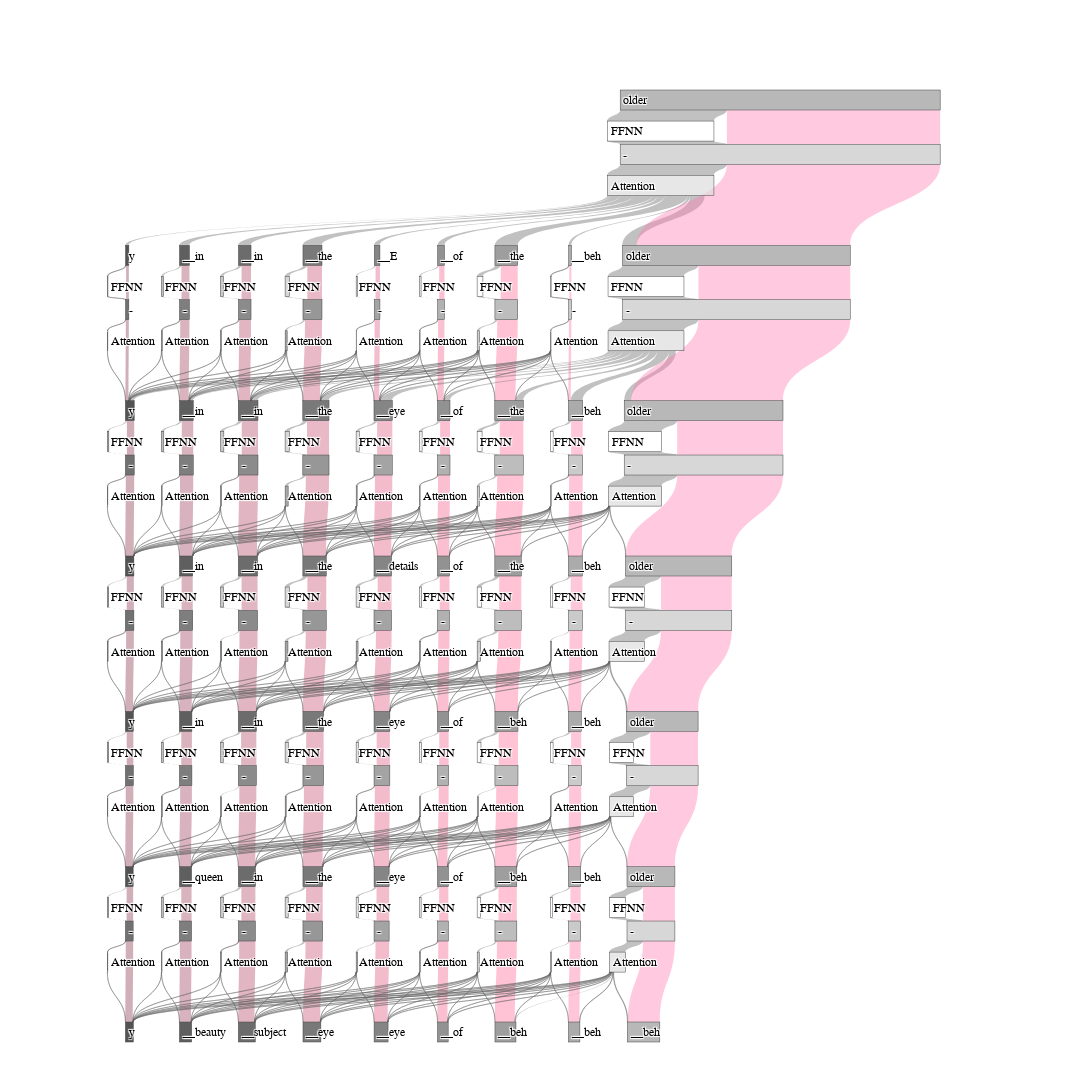

This figure's notebook cell:
### Code cell
### PARAMETERS
# DATA
df = dfs["interpolate"] # Dataframe to take labels from
row_index = 0 # Row of starting token (where 0 corresponds to the top row, and n_layers - 1 corresponds to the bottom row)
token_index = 9 # Position index of starting token (where 0 is first token of the input sequence)
rowlimit = 5 # Limit number of layers to visualize
multirep = False # Accomodate for each token having multiple labels
show_0 = False
# COLORS
colormap = cycle(["#FF6692"]) # Colors -- colormap = cycle(px.colors.qualitative.Plotly)
#colormap = cycle(px.colors.qualitative.Plotly)
color_change_count_threshold = 3 # Number of virtual rows that should have the same color associated to them # TODO fix second row colors
color_brightness_range = (-0.5, 0.2) # Brightness range for tokens color gradient
node_opacity = 0.7 # Opacity of nodes
link_opacity = 0.4 # Opacity of links
non_residual_link_color = (100, 100, 100) # Default color for non-resiudal links
default_node_color = (220, 220, 220) # Default color for nodes
color_nodes = False # If set to true, color nodes based on the colormap, otherwise all nodes will have their default color
extra_brightness_map = {"Node": -0.5, "FFNN": 0.15, "Attention": -0.15, "Intermediate": -0.3}
# LAYOUT
print_indexes = False
rescale_factor = 3
fixed_offsets = {"Node": 0, "FFNN": 0.02, "Attention": 0.02, "Intermediate": 0}
sankey_zero = 0.000000000000001 # Correction to avoid feeding nodes with a coordinate value of 0, which causes problems with Plotly Sankey Diagrams
size = 1200 # Size of square canvas

### DERIVED PARAMETERS
#df = df if show_0 else df.iloc[: , 1:]
att = attentions[-1] if show_0 else [np.array([[0 if i == 0 or j == 0 else e2 for j,e2 in enumerate(e1)] for i,e1 in enumerate(row)]) for row in attentions[-1]] # Attentions
linkinfo = {"attentions": att, "residuals": res_percent, "attn_states": attn_percent, "mlp_states": mlp_percent} # Aggregated intermediate weights information
token_label = df.iloc[row_index].iloc[token_index] # Label information of the initial token

# Rescales values of a list inside a given range, if invert is set to True, the range is flipped
def rescale_list(l, range_min=0, range_max=1, old_min=None, old_max=None, invert=False):
    if old_max == None:
        old_max = max(l)
    if old_min == None:
        old_min = min(l)
    old_range = old_max - old_min
    new_range = range_max - range_min

    invert_k = 0
    invert_a = 1
    if invert:
        invert_k = old_max
        invert_a = -1

    return [ range_min + (((invert_k + (invert_a * (el - old_min))) * new_range ) / old_range) for el in l ]

# Given a list and a list of indexes that have been previously sorted, restore the original order of the list
def restore_list_order(l, indexes):
    return [l[indexes.index(i)] for i in range(0, len(indexes))]

# Return a list of RGBA color strings given a list of RGBA colors tuples
def build_rgba_from_tuples(l, opacity=1.0):
    return [f"rgba{el + (opacity,)}" if len(el) == 3 else f"rgba{el}" for el in l]

def change_color_brightness(rgb_color, brightness):
    delta_color = tuple([int((channel) * brightness) for channel in rgb_color])
    return tuple([sum(channel) for channel in zip(rgb_color, delta_color)])

# Generate diagram data
un, ov, vl, types, lab, elmap = cumulative_attention_traces_join_nodes(
    df, linkinfo, 
    row_index, [token_index], [0], 
    [1.0], 
    [token_label], 
    {(row_index, token_index): {"id": 0, "base": 1.0, "base_pow": 1, "type": "Node"}},
    rowlimit
)

# Handle multiple labels for tokens with multiple representations
nodes_extra = []
if multirep:
    nodes_extra = [{"text": l} for l in lab]
    lab = [l[0] for l in lab]
else:
    lab = [np.squeeze(l).item() for l in lab]
    nodes_extra = [{"text": l} for l in lab]

# Generate numbered labels
lab = [f"{k[1]} {lab[v['id']]}" if print_indexes and el["type"] in ["Node"] else lab[el['id']] for k,el in elmap.items()]

# Add non-rescaled info to links and nodes extra information
for k, el in elmap.items():
    nodes_extra[el["id"]] = nodes_extra[el["id"]] | {"v": el["base"]}
links_extra = [{"v": v, "type": t} for v, t in zip(vl, types)]

# Rescale node and link values by a rescale factor to fit into graph
rescaled_elmap = {k: el | {"base": el["base"] / rescale_factor } for k,el in elmap.items()}
rescaled_vl = [el / rescale_factor for el in vl]

# Create reverse mapping obtaining lists indexed by the node id and containing virtual coordinates and node values
revmap = [next(k for k,v in rescaled_elmap.items() if v["id"] == i) for i in range(len(rescaled_elmap.keys()))]
revmap_values = [next(v for k,v in rescaled_elmap.items() if v["id"] == i) for i in range(len(rescaled_elmap.keys()))]
revmap_x = [key[0] for key in revmap]
revmap_y = [key[1] for key in revmap]
# Sort reverse-mapped lists to perform transformations on them with more ease, while keeping an index list to reverse the sorting
revmap_indexes = [i for i in range(0,len(revmap))]
revmap_x_sort, revmap_y_sort, revmap_values_sort, revmap_indexes = zip(*sorted(zip(revmap_x, revmap_y, revmap_values, revmap_indexes), key=lambda x: x[0]))

# Build colors
node_colors = []
node_colors_ref = []
link_colors = []
current_color = next(colormap)
old_x = -1
change_count = color_change_count_threshold
# Node colors
for x, y, v in zip(revmap_x_sort, rescale_list(revmap_y_sort, range_min=color_brightness_range[0], range_max=color_brightness_range[1]), revmap_values_sort):
    # Color switching
    if x != old_x:
        if change_count > color_change_count_threshold:
            current_color = next(colormap)
            change_count = 0
        change_count += 1
    color_ref = change_color_brightness(px.colors.hex_to_rgb(current_color), y)
    node_colors_ref.append(color_ref)
    color = change_color_brightness(px.colors.hex_to_rgb(current_color) if color_nodes else default_node_color, y + extra_brightness_map[v["type"]])
    node_colors.append(color)
    old_x = x
node_colors = restore_list_order(node_colors, revmap_indexes)
node_colors_ref = restore_list_order(node_colors_ref, revmap_indexes)
# Link colors
link_colors = [node_colors_ref[el] if typ in ["residual"] else non_residual_link_color for typ, el in zip(types, un)]
# Convert colors and add opacities
node_colors = build_rgba_from_tuples(node_colors, node_opacity)
link_colors = build_rgba_from_tuples(link_colors, link_opacity)

# Generate columns based on maximum node width for each column to fit nodes into
col_pad = 0.05
columns_width = [max([v["base"] if y == y_index else 0 for (y, v) in zip(revmap_y_sort, revmap_values_sort)]) for y_index in range(0, 10)]
s = sum(columns_width) + col_pad * len(columns_width)
columns_width = [w/s + col_pad for w in columns_width]
columns_ys = []
tot_w = 0
for w in columns_width:
    columns_ys.append(tot_w)
    tot_w += w

# Adjust coordinates 
revmap_x = rescale_list(revmap_x, range_min=sankey_zero, range_max=1, invert=False)
revmap_y = [ columns_ys[math.ceil(y)] + v["base"] / 2 - fixed_offsets[v["type"]] for y, v in zip(revmap_y, revmap_values) ]

fig = go.Figure(go.Sankey(
    orientation = "v",
    arrangement="fixed",
    valueformat=".5r",
    node=dict(
        customdata=nodes_extra,
        hovertemplate='%{customdata.text}<extra>%{customdata.v}</extra>',
        align="left",
        label=lab,
        color=node_colors,
        x=revmap_x,
        y=revmap_y,
        pad=800,
    ),
    link=dict(
        customdata=links_extra,
        hovertemplate='%{customdata.type} from %{source.label} to %{target.label} <extra>%{customdata.v}</extra>',
        source=ov,
        target=un,
        value=rescaled_vl,
        color=link_colors
    )
))
fig.update_layout(
    font_size=12, font_family="Verdana", font_color="black",
    width=size, height=size,
    #margin={'t':200, 'r': 0}
    #margin_pad = 1000,
    #margin_b = -800,
    #autosize=False,
    #margin_autoexpand=False
)
fig.show()

### Figure 1 — Plotly figure (JSON) as saved in the notebook; plotly's stock layout.template omitted (floating-point values rounded to 4 significant figures; data arrays with more than 128 entries replaced by an {"elided": "..."} marker saying what was removed)
{"data": [{"arrangement": "fixed", "link": {"color": {"elided": "464 str values"}, "customdata": [{"type": "attention", "v": 0.01038}, {"type": "attention", "v": 0.03108}, {"type": "attention", "v": 0.03936}, {"type": "attention", "v": 0.05945}, {"type": "attention", "v": 0.01758}, {"type": "attention", "v": 0.02149}, {"type": "attention", "v": 0.07127}, {"type": "attention", "v": 0.008567}, {"type": "attention", "v": 0.04505}, {"type": "mlp", "v": 0.3333}, {"type": "mlp", "v": 0.3333}, {"type": "att", "v": 0.3333}, {"type": "residual", "v": 0.6667}, {"type": "residual", "v": 0.6667}, {"type": "attention", "v": 0.000442}, {"type": "mlp", "v": 0.001848}, {"type": "mlp", "v": 0.001848}, {"type": "att", "v": 0.0009372}, {"type": "residual", "v": 0.009447}, {"type": "residual", "v": 0.008536}, {"type": "attention", "v": 0.0008568}, {"type": "attention", "v": 0.0005886}, {"type": "mlp", "v": 0.006262}, {"type": "mlp", "v": 0.006262}, {"type": "att", "v": 0.002278}, {"type": "residual", "v": 0.0288}, {"type": "residual", "v": 0.02481}, {"type": "attention", "v": 0.0006313}, {"type": "attention", "v": 0.0004511}, {"type": "attention", "v": 0.0007173}, {"type": "mlp", "v": 0.00971}, {"type": "mlp", "v": 0.00971}, {"type": "att", "v": 0.002427}, {"type": "residual", "v": 0.03693}, {"type": "residual", "v": 0.02965}, {"type": "attention", "v": 0.001208}, {"type": "attention", "v": 0.0008608}, {"type": "attention", "v": 0.001451}, {"type": "attention", "v": 0.001395}, {"type": "mlp", "v": 0.01357}, {"type": "mlp", "v": 0.01357}, {"type": "att", "v": 0.006256}, {"type": "residual", "v": 0.05319}, {"type": "residual", "v": 0.04588}, {"type": "attention", "v": 0.0001359}, {"type": "attention", "v": 0.0001114}, {"type": "attention", "v": 0.0001799}, {"type": "attention", "v": 0.0001847}, {"type": "attention", "v": 0.0002693}, {"type": "mlp", "v": 0.003921}, {"type": "mlp", "v": 0.003921}, {"type": "att", "v": 0.00104}, {"type": "residual", "v": 0.01654}, {"type": "residual", "v": 0.01366}, {"type": "attention", "v": 0.0001863}, {"type": "attention", "v": 0.0001428}, {"type": "attention", "v": 0.0002513}, {"type": "attention", "v": 0.0002672}, {"type": "attention", "v": 0.0003968}, {"type": "attention", "v": 0.000199}, {"type": "mlp", "v": 0.004972}, {"type": "mlp", "v": 0.004972}, {"type": "att", "v": 0.001699}, {"type": "residual", "v": 0.01979}, {"type": "residual", "v": 0.01652}, {"type": "attention", "v": 0.0006323}, {"type": "attention", "v": 0.0004935}, {"type": "attention", "v": 0.0008667}, {"type": "attention", "v": 0.0009652}, {"type": "attention", "v": 0.001584}, {"type": "attention", "v": 0.0007966}, {"type": "attention", "v": 0.0008862}, {"type": "mlp", "v": 0.01818}, {"type": "mlp", "v": 0.01818}, {"type": "att", "v": 0.007158}, {"type": "residual", "v": 0.06411}, {"type": "residual", "v": 0.05309}, {"type": "attention", "v": 5.366e-05}, {"type": "attention", "v": 4.708e-05}, {"type": "attention", "v": 8.065e-05}, {"type": "attention", "v": 9.369e-05}, {"type": "attention", "v": 0.000141}, {"type": "attention", "v": 6.645e-05}, {"type": "attention", "v": 8.754e-05}, {"type": "attention", "v": 0.0001352}, {"type": "mlp", "v": 0.00204}, {"type": "mlp", "v": 0.00204}, {"type": "att", "v": 0.0007895}, {"type": "residual", "v": 0.007778}, {"type": "residual", "v": 0.006527}, {"type": "attention", "v": 0.014}, {"type": "attention", "v": 0.0118}, {"type": "attention", "v": 0.02117}, {"type": "attention", "v": 0.02591}, {"type": "attention", "v": 0.03831}, {"type": "attention", "v": 0.0183}, {"type": "attention", "v": 0.02418}, {"type": "attention", "v": 0.0368}, {"type": "attention", "v": 0.02171}, {"type": "mlp", "v": 0.2372}, {"type": "mlp", "v": 0.2372}, {"type": "att", "v": 0.2372}, {"type": "residual", "v": 0.4745}, {"type": "residual", "v": 0.4745}, {"type": "attention", "v": 1.293e-05}, {"type": "mlp", "v": 0.004709}, {"type": "mlp", "v": 0.004709}, {"type": "att", "v": 0.001257}, {"type": "residual", "v": 0.02633}, {"type": "residual", "v": 0.02288}, {"type": "attention", "v": 1.922e-05}, {"type": "attention", "v": 5.756e-05}, {"type": "mlp", "v": 0.007418}, {"type": "mlp", "v": 0.007418}, {"type": "att", "v": 0.001967}, {"type": "residual", "v": 0.04132}, {"type": "residual", "v": 0.03587}, {"type": "attention", "v": 1.442e-05}, {"type": "attention", "v": 1.821e-05}, {"type": "attention", "v": 1.681e-05}, {"type": "mlp", "v": 0.01073}, {"type": "mlp", "v": 0.01073}, {"type": "att", "v": 0.002785}, {"type": "residual", "v": 0.05886}, {"type": "residual", "v": 0.05092}, {"type": "attention", "v": 3.322e-05}, {"type": "attention", "v": 6.651e-05}, {"type": "attention", "v": 0.0004718}, {"type": "attention", "v": 0.0002411}, {"type": "mlp", "v": 0.01322}, {"type": "mlp", "v": 0.01322}, {"type": "att", "v": 0.009474}, {"type": "residual", "v": 0.07254}, {"type": "residual", "v": 0.06879}, {"type": "attention", "v": 1.969e-05}, {"type": "attention", "v": 2.548e-05}, {"type": "attention", "v": 0.0002021}, {"type": "attention", "v": 6.735e-05}, {"type": "attention", "v": 4.724e-05}, {"type": "mlp", "v": 0.009805}, {"type": "mlp", "v": 0.009805}, {"type": "att", "v": 0.003016}, {"type": "residual", "v": 0.05423}, {"type": "residual", "v": 0.04744}, {"type": "attention", "v": 8.769e-06}, {"type": "attention", "v": 1.184e-05}, {"type": "attention", "v": 0.0001931}, {"type": "attention", "v": 2.458e-05}, {"type": "attention", "v": 5.077e-05}, {"type": "attention", "v": 1.855e-05}, {"type": "mlp", "v": 0.00833}, {"type": "mlp", "v": 0.00833}, {"type": "att", "v": 0.001822}, {"type": "residual", "v": 0.03733}, {"type": "residual", "v": 0.03082}, {"type": "attention", "v": 3.323e-06}, {"type": "attention", "v": 5.792e-06}, {"type": "attention", "v": 0.0002666}, {"type": "attention", "v": 3.586e-05}, {"type": "attention", "v": 0.0001517}, {"type": "attention", "v": 1.082e-05}, {"type": "attention", "v": 0.000127}, {"type": "mlp", "v": 0.01542}, {"type": "mlp", "v": 0.01542}, {"type": "att", "v": 0.007421}, {"type": "residual", "v": 0.08184}, {"type": "residual", "v": 0.07384}, {"type": "attention", "v": 4.837e-06}, {"type": "attention", "v": 4.912e-06}, {"type": "attention", "v": 2.782e-05}, {"type": "attention", "v": 1.059e-05}, {"type": "attention", "v": 1.474e-05}, {"type": "attention", "v": 1.335e-05}, {"type": "attention", "v": 3.186e-05}, {"type": "attention", "v": 3.46e-05}, {"type": "mlp", "v": 0.008517}, {"type": "mlp", "v": 0.008517}, {"type": "att", "v": 0.002221}, {"type": "residual", "v": 0.0425}, {"type": "residual", "v": 0.0362}, {"type": "attention", "v": 8.308e-05}, {"type": "attention", "v": 0.0001135}, {"type": "attention", "v": 0.0001941}, {"type": "attention", "v": 0.0002083}, {"type": "attention", "v": 0.0004546}, {"type": "attention", "v": 0.0002823}, {"type": "attention", "v": 0.0005819}, {"type": "attention", "v": 0.001216}, {"type": "attention", "v": 0.001241}, {"type": "mlp", "v": 0.1654}, {"type": "mlp", "v": 0.1654}, {"type": "att", "v": 0.1654}, {"type": "residual", "v": 0.3308}, {"type": "residual", "v": 0.3308}, {"type": "attention", "v": 8.863e-05}, {"type": "mlp", "v": 0.004253}, {"type": "mlp", "v": 0.004253}, {"type": "att", "v": 0.002335}, {"type": "residual", "v": 0.0242}, {"type": "residual", "v": 0.02228}, {"type": "attention", "v": 1.246e-05}, {"type": "attention", "v": 6.332e-06}, {"type": "mlp", "v": 0.006807}, {"type": "mlp", "v": 0.006807}, {"type": "att", "v": 0.002779}, {"type": "residual", "v": 0.03885}, {"type": "residual", "v": 0.03482}, {"type": "attention", "v": 2.059e-07}, {"type": "attention", "v": 3.204e-08}, {"type": "attention", "v": 8.323e-05}, {"type": "mlp", "v": 0.01031}, {"type": "mlp", "v": 0.01031}, {"type": "att", "v": 0.003915}, {"type": "residual", "v": 0.05632}, {"type": "residual", "v": 0.04993}, {"type": "attention", "v": 2.581e-06}, {"type": "attention", "v": 9.449e-08}, {"type": "attention", "v": 1.036e-06}, {"type": "attention", "v": 0.0003785}, {"type": "mlp", "v": 0.01403}, {"type": "mlp", "v": 0.01403}, {"type": "att", "v": 0.008848}, {"type": "residual", "v": 0.06428}, {"type": "residual", "v": 0.05909}, {"type": "attention", "v": 1.223e-06}, {"type": "attention", "v": 3.401e-08}, {"type": "attention", "v": 1.011e-08}, {"type": "attention", "v": 1.289e-06}, {"type": "attention", "v": 0.0003402}, {"type": "mlp", "v": 0.01149}, {"type": "mlp", "v": 0.01149}, {"type": "att", "v": 0.005922}, {"type": "residual", "v": 0.04903}, {"type": "residual", "v": 0.04345}, {"type": "attention", "v": 7.579e-07}, {"type": "attention", "v": 1.376e-07}, {"type": "attention", "v": 3.323e-07}, {"type": "attention", "v": 1.133e-06}, {"type": "attention", "v": 2.2e-07}, {"type": "attention", "v": 1.787e-05}, {"type": "mlp", "v": 0.007026}, {"type": "mlp", "v": 0.007026}, {"type": "att", "v": 0.002788}, {"type": "residual", "v": 0.03487}, {"type": "residual", "v": 0.03063}, {"type": "attention", "v": 4.317e-07}, {"type": "attention", "v": 1.69e-07}, {"type": "attention", "v": 1.356e-06}, {"type": "attention", "v": 2.828e-06}, {"type": "attention", "v": 9.32e-07}, {"type": "attention", "v": 2.393e-05}, {"type": "attention", "v": 0.000386}, {"type": "mlp", "v": 0.01356}, {"type": "mlp", "v": 0.01356}, {"type": "att", "v": 0.01095}, {"type": "residual", "v": 0.07163}, {"type": "residual", "v": 0.06902}, {"type": "attention", "v": 2.788e-07}, {"type": "attention", "v": 8.894e-08}, {"type": "attention", "v": 1.489e-08}, {"type": "attention", "v": 2.478e-08}, {"type": "attention", "v": 6.971e-06}, {"type": "attention", "v": 6.146e-08}, {"type": "attention", "v": 2.509e-07}, {"type": "attention", "v": 3.866e-05}, {"type": "mlp", "v": 0.007296}, {"type": "mlp", "v": 0.007296}, {"type": "att", "v": 0.003624}, {"type": "residual", "v": 0.04012}, {"type": "residual", "v": 0.03645}, {"type": "attention", "v": 0.0005361}, {"type": "attention", "v": 0.000133}, {"type": "attention", "v": 1.725e-05}, {"type": "attention", "v": 3.375e-06}, {"type": "attention", "v": 2.971e-06}, {"type": "attention", "v": 7.89e-06}, {"type": "attention", "v": 2.533e-05}, {"type": "attention", "v": 4.81e-07}, {"type": "attention", "v": 0.002732}, {"type": "mlp", "v": 0.1107}, {"type": "mlp", "v": 0.1107}, {"type": "att", "v": 0.1107}, {"type": "residual", "v": 0.2214}, {"type": "residual", "v": 0.2214}, {"type": "attention", "v": 2.039e-06}, {"type": "mlp", "v": 0.004044}, {"type": "mlp", "v": 0.004044}, {"type": "att", "v": 0.001083}, {"type": "residual", "v": 0.02376}, {"type": "residual", "v": 0.0208}, {"type": "attention", "v": 1.206e-05}, {"type": "attention", "v": 2.503e-05}, {"type": "mlp", "v": 0.005778}, {"type": "mlp", "v": 0.005778}, {"type": "att", "v": 0.002274}, {"type": "residual", "v": 0.03671}, {"type": "residual", "v": 0.03321}, {"type": "attention", "v": 4.08e-05}, {"type": "attention", "v": 9.188e-05}, {"type": "attention", "v": 9.038e-06}, {"type": "mlp", "v": 0.008722}, {"type": "mlp", "v": 0.008722}, {"type": "att", "v": 0.003213}, {"type": "residual", "v": 0.05321}, {"type": "residual", "v": 0.0477}, {"type": "attention", "v": 3.492e-05}, {"type": "attention", "v": 0.000124}, {"type": "attention", "v": 1.366e-05}, {"type": "attention", "v": 2.437e-06}, {"type": "mlp", "v": 0.01029}, {"type": "mlp", "v": 0.01029}, {"type": "att", "v": 0.003083}, {"type": "residual", "v": 0.06158}, {"type": "residual", "v": 0.05438}, {"type": "attention", "v": 7.205e-06}, {"type": "attention", "v": 3.015e-05}, {"type": "attention", "v": 3.082e-06}, {"type": "attention", "v": 1.96e-06}, {"type": "attention", "v": 1.6e-06}, {"type": "mlp", "v": 0.008168}, {"type": "mlp", "v": 0.008168}, {"type": "att", "v": 0.002333}, {"type": "residual", "v": 0.04704}, {"type": "residual", "v": 0.04121}, {"type": "attention", "v": 4.313e-05}, {"type": "attention", "v": 0.0002206}, {"type": "attention", "v": 3.878e-06}, {"type": "attention", "v": 3.721e-06}, {"type": "attention", "v": 2.599e-06}, {"type": "attention", "v": 0.0002943}, {"type": "mlp", "v": 0.005544}, {"type": "mlp", "v": 0.005544}, {"type": "att", "v": 0.003976}, {"type": "residual", "v": 0.03094}, {"type": "residual", "v": 0.02937}, {"type": "attention", "v": 1.193e-05}, {"type": "attention", "v": 7.062e-05}, {"type": "attention", "v": 4.549e-06}, {"type": "attention", "v": 3.249e-06}, {"type": "attention", "v": 1.83e-06}, {"type": "attention", "v": 0.0001287}, {"type": "attention", "v": 1.71e-05}, {"type": "mlp", "v": 0.01194}, {"type": "mlp", "v": 0.01194}, {"type": "att", "v": 0.004073}, {"type": "residual", "v": 0.06797}, {"type": "residual", "v": 0.0601}, {"type": "attention", "v": 3.422e-06}, {"type": "attention", "v": 1.549e-05}, {"type": "attention", "v": 2.655e-06}, {"type": "attention", "v": 1.491e-06}, {"type": "attention", "v": 9.788e-07}, {"type": "attention", "v": 6.424e-05}, {"type": "attention", "v": 6.784e-06}, {"type": "attention", "v": 1.947e-06}, {"type": "mlp", "v": 0.008324}, {"type": "mlp", "v": 0.008324}, {"type": "att", "v": 0.002001}, {"type": "residual", "v": 0.03816}, {"type": "residual", "v": 0.03184}, {"type": "attention", "v": 0.000325}, {"type": "attention", "v": 0.0005813}, {"type": "attention", "v": 9.897e-05}, {"type": "attention", "v": 8.679e-05}, {"type": "attention", "v": 5.021e-05}, {"type": "attention", "v": 0.002534}, {"type": "attention", "v": 0.0003513}, {"type": "attention", "v": 0.0001407}, {"type": "attention", "v": 0.0003603}, {"type": "mlp", "v": 0.0747}, {"type": "mlp", "v": 0.0747}, {"type": "att", "v": 0.0747}, {"type": "residual", "v": 0.1494}, {"type": "residual", "v": 0.1494}, {"type": "attention", "v": 2.273e-05}, {"type": "mlp", "v": 0.003712}, {"type": "mlp", "v": 0.003712}, {"type": "att", "v": 0.001033}, {"type": "residual", "v": 0.0232}, {"type": "residual", "v": 0.02053}, {"type": "attention", "v": 6.108e-05}, {"type": "attention", "v": 2.617e-05}, {"type": "mlp", "v": 0.005684}, {"type": "mlp", "v": 0.005684}, {"type": "att", "v": 0.001456}, {"type": "residual", "v": 0.03642}, {"type": "residual", "v": 0.03219}, {"type": "attention", "v": 0.0001058}, {"type": "attention", "v": 0.0001252}, {"type": "attention", "v": 0.0001469}, {"type": "mlp", "v": 0.009397}, {"type": "mlp", "v": 0.009397}, {"type": "att", "v": 0.00277}, {"type": "residual", "v": 0.05057}, {"type": "residual", "v": 0.04395}, {"type": "attention", "v": 8.16e-05}, {"type": "attention", "v": 0.000126}, {"type": "attention", "v": 0.0001943}, {"type": "attention", "v": 0.0003159}, {"type": "mlp", "v": 0.009592}, {"type": "mlp", "v": 0.009592}, {"type": "att", "v": 0.00799}, {"type": "residual", "v": 0.05369}, {"type": "residual", "v": 0.05209}, {"type": "attention", "v": 5.386e-05}, {"type": "attention", "v": 9.82e-05}, {"type": "attention", "v": 0.0001183}, {"type": "attention", "v": 0.000133}, {"type": "attention", "v": 8.799e-05}, {"type": "mlp", "v": 0.007621}, {"type": "mlp", "v": 0.007621}, {"type": "att", "v": 0.004431}, {"type": "residual", "v": 0.04267}, {"type": "residual", "v": 0.03948}, {"type": "attention", "v": 3.081e-05}, {"type": "attention", "v": 4.707e-05}, {"type": "attention", "v": 6.744e-05}, {"type": "attention", "v": 7.777e-05}, {"type": "attention", "v": 4.518e-05}, {"type": "attention", "v": 9.977e-05}, {"type": "mlp", "v": 0.005129}, {"type": "mlp", "v": 0.005129}, {"type": "att", "v": 0.00245}, {"type": "residual", "v": 0.03151}, {"type": "residual", "v": 0.02883}, {"type": "attention", "v": 0.0001271}, {"type": "attention", "v": 0.0001637}, {"type": "attention", "v": 0.0002277}, {"type": "attention", "v": 0.0001801}, {"type": "attention", "v": 0.0001014}, {"type": "attention", "v": 0.0001718}, {"type": "attention", "v": 0.0002693}, {"type": "mlp", "v": 0.01101}, {"type": "mlp", "v": 0.01101}, {"type": "att", "v": 0.006337}, {"type": "residual", "v": 0.06201}, {"type": "residual", "v": 0.05733}, {"type": "attention", "v": 7.776e-05}, {"type": "attention", "v": 9.941e-05}, {"type": "attention", "v": 0.0001042}, {"type": "attention", "v": 6.351e-05}, {"type": "attention", "v": 3.736e-05}, {"type": "attention", "v": 6.038e-05}, {"type": "attention", "v": 6.887e-05}, {"type": "attention", "v": 3.081e-05}, {"type": "mlp", "v": 0.006111}, {"type": "mlp", "v": 0.006111}, {"type": "att", "v": 0.003667}, {"type": "residual", "v": 0.03464}, {"type": "residual", "v": 0.03219}, {"type": "attention", "v": 0.0009265}, {"type": "attention", "v": 0.001102}, {"type": "attention", "v": 0.001444}, {"type": "attention", "v": 0.001412}, {"type": "attention", "v": 0.0006783}, {"type": "attention", "v": 0.001508}, {"type": "attention", "v": 0.003238}, {"type": "attention", "v": 0.001032}, {"type": "attention", "v": 0.001529}, {"type": "mlp", "v": 0.04992}, {"type": "mlp", "v": 0.04992}, {"type": "att", "v": 0.04992}, {"type": "residual", "v": 0.09984}, {"type": "residual", "v": 0.09984}], "hovertemplate": "%{customdata.type} from %{source.label} to %{target.label} <extra>%{customdata.v}</extra>", "source": {"elided": "464 int values"}, "target": {"elided": "464 int values"}, "value": {"elided": "464 float values"}}, "node": {"align": "left", "color": {"elided": "193 str values"}, "customdata": [{"text": "older", "v": 1}, {"text": "FFNN", "v": 0.3333}, {"text": "Attention", "v": 0.3333}, {"text": "-", "v": 1}, {"text": "y", "v": 0.01038}, {"text": "▁in", "v": 0.03108}, {"text": "▁in", "v": 0.03936}, {"text": "▁the", "v": 0.05945}, {"text": "▁E", "v": 0.01758}, {"text": "▁of", "v": 0.02149}, {"text": "▁the", "v": 0.07127}, {"text": "▁beh", "v": 0.008567}, {"text": "older", "v": 0.7117}, {"text": "FFNN", "v": 0.001848}, {"text": "Attention", "v": 0.0009372}, {"text": "-", "v": 0.01038}, {"text": "y", "v": 0.02759}, {"text": "FFNN", "v": 0.006262}, {"text": "Attention", "v": 0.002278}, {"text": "-", "v": 0.03108}, {"text": "▁in", "v": 0.04329}, {"text": "FFNN", "v": 0.00971}, {"text": "Attention", "v": 0.002427}, {"text": "-", "v": 0.03936}, {"text": "▁in", "v": 0.06165}, {"text": "FFNN", "v": 0.01357}, {"text": "Attention", "v": 0.006256}, {"text": "-", "v": 0.05945}, {"text": "▁the", "v": 0.08201}, {"text": "FFNN", "v": 0.003921}, {"text": "Attention", "v": 0.00104}, {"text": "-", "v": 0.01758}, {"text": "▁eye", "v": 0.05724}, {"text": "FFNN", "v": 0.004972}, {"text": "Attention", "v": 0.001699}, {"text": "-", "v": 0.02149}, {"text": "▁of", "v": 0.03915}, {"text": "FFNN", "v": 0.01818}, {"text": "Attention", "v": 0.007158}, {"text": "-", "v": 0.07127}, {"text": "▁the", "v": 0.08926}, {"text": "FFNN", "v": 0.00204}, {"text": "Attention", "v": 0.0007895}, {"text": "-", "v": 0.008567}, {"text": "▁beh", "v": 0.04472}, {"text": "FFNN", "v": 0.2372}, {"text": "Attention", "v": 0.2372}, {"text": "-", "v": 0.7117}, {"text": "older", "v": 0.4962}, {"text": "FFNN", "v": 0.004709}, {"text": "Attention", "v": 0.001257}, {"text": "-", "v": 0.02759}, {"text": "y", "v": 0.02653}, {"text": "FFNN", "v": 0.007418}, {"text": "Attention", "v": 0.001967}, {"text": "-", "v": 0.04329}, {"text": "▁in", "v": 0.04163}, {"text": "FFNN", "v": 0.01073}, {"text": "Attention", "v": 0.002785}, {"text": "-", "v": 0.06165}, {"text": "▁in", "v": 0.06023}, {"text": "FFNN", "v": 0.01322}, {"text": "Attention", "v": 0.009474}, {"text": "-", "v": 0.08201}, {"text": "▁the", "v": 0.07312}, {"text": "FFNN", "v": 0.009805}, {"text": "Attention", "v": 0.003016}, {"text": "-", "v": 0.05724}, {"text": "▁details", "v": 0.05495}, {"text": "FFNN", "v": 0.00833}, {"text": "Attention", "v": 0.001822}, {"text": "-", "v": 0.03915}, {"text": "▁of", "v": 0.03766}, {"text": "FFNN", "v": 0.01542}, {"text": "Attention", "v": 0.007421}, {"text": "-", "v": 0.08926}, {"text": "▁the", "v": 0.08258}, {"text": "FFNN", "v": 0.008517}, {"text": "Attention", "v": 0.002221}, {"text": "-", "v": 0.04472}, {"text": "▁beh", "v": 0.04375}, {"text": "FFNN", "v": 0.1654}, {"text": "Attention", "v": 0.1654}, {"text": "-", "v": 0.4962}, {"text": "older", "v": 0.332}, {"text": "FFNN", "v": 0.004253}, {"text": "Attention", "v": 0.002335}, {"text": "-", "v": 0.02653}, {"text": "y", "v": 0.02484}, {"text": "FFNN", "v": 0.006807}, {"text": "Attention", "v": 0.002779}, {"text": "-", "v": 0.04163}, {"text": "▁in", "v": 0.03899}, {"text": "FFNN", "v": 0.01031}, {"text": "Attention", "v": 0.003915}, {"text": "-", "v": 0.06023}, {"text": "▁in", "v": 0.05642}, {"text": "FFNN", "v": 0.01403}, {"text": "Attention", "v": 0.008848}, {"text": "-", "v": 0.07312}, {"text": "▁the", "v": 0.06466}, {"text": "FFNN", "v": 0.01149}, {"text": "Attention", "v": 0.005922}, {"text": "-", "v": 0.05495}, {"text": "▁eye", "v": 0.04938}, {"text": "FFNN", "v": 0.007026}, {"text": "Attention", "v": 0.002788}, {"text": "-", "v": 0.03766}, {"text": "▁of", "v": 0.03492}, {"text": "FFNN", "v": 0.01356}, {"text": "Attention", "v": 0.01095}, {"text": "-", "v": 0.08258}, {"text": "▁beh", "v": 0.07204}, {"text": "FFNN", "v": 0.007296}, {"text": "Attention", "v": 0.003624}, {"text": "-", "v": 0.04375}, {"text": "▁beh", "v": 0.04016}, {"text": "FFNN", "v": 0.1107}, {"text": "Attention", "v": 0.1107}, {"text": "-", "v": 0.332}, {"text": "older", "v": 0.2241}, {"text": "FFNN", "v": 0.004044}, {"text": "Attention", "v": 0.001083}, {"text": "-", "v": 0.02484}, {"text": "y", "v": 0.02424}, {"text": "FFNN", "v": 0.005778}, {"text": "Attention", "v": 0.002274}, {"text": "-", "v": 0.03899}, {"text": "▁queen", "v": 0.03787}, {"text": "FFNN", "v": 0.008722}, {"text": "Attention", "v": 0.003213}, {"text": "-", "v": 0.05642}, {"text": "▁in", "v": 0.05334}, {"text": "FFNN", "v": 0.01029}, {"text": "Attention", "v": 0.003083}, {"text": "-", "v": 0.06466}, {"text": "▁the", "v": 0.06168}, {"text": "FFNN", "v": 0.008168}, {"text": "Attention", "v": 0.002333}, {"text": "-", "v": 0.04938}, {"text": "▁eye", "v": 0.0471}, {"text": "FFNN", "v": 0.005544}, {"text": "Attention", "v": 0.003976}, {"text": "-", "v": 0.03492}, {"text": "▁of", "v": 0.03396}, {"text": "FFNN", "v": 0.01194}, {"text": "Attention", "v": 0.004073}, {"text": "-", "v": 0.07204}, {"text": "▁beh", "v": 0.06834}, {"text": "FFNN", "v": 0.008324}, {"text": "Attention", "v": 0.002001}, {"text": "-", "v": 0.04016}, {"text": "▁beh", "v": 0.0383}, {"text": "FFNN", "v": 0.0747}, {"text": "Attention", "v": 0.0747}, {"text": "-", "v": 0.2241}, {"text": "older", "v": 0.1498}, {"text": "FFNN", "v": 0.003712}, {"text": "Attention", "v": 0.001033}, {"text": "-", "v": 0.02424}, {"text": "y", "v": 0.02469}, {"text": "FFNN", "v": 0.005684}, {"text": "Attention", "v": 0.001456}, {"text": "-", "v": 0.03787}, {"text": "▁beauty", "v": 0.03821}, {"text": "FFNN", "v": 0.009397}, {"text": "Attention", "v": 0.00277}, {"text": "-", "v": 0.05334}, {"text": "▁subject", "v": 0.05288}, {"text": "FFNN", "v": 0.009592}, {"text": "Attention", "v": 0.00799}, {"text": "-", "v": 0.06168}, {"text": "▁eye", "v": 0.05587}, {"text": "FFNN", "v": 0.007621}, {"text": "Attention", "v": 0.004431}, {"text": "-", "v": 0.0471}, {"text": "▁eye", "v": 0.04362}, {"text": "FFNN", "v": 0.005129}, {"text": "Attention", "v": 0.00245}, {"text": "-", "v": 0.03396}, {"text": "▁of", "v": 0.03335}, {"text": "FFNN", "v": 0.01101}, {"text": "Attention", "v": 0.006337}, {"text": "-", "v": 0.06834}, {"text": "▁beh", "v": 0.06558}, {"text": "FFNN", "v": 0.006111}, {"text": "Attention", "v": 0.003667}, {"text": "-", "v": 0.0383}, {"text": "▁beh", "v": 0.0357}, {"text": "FFNN", "v": 0.04992}, {"text": "Attention", "v": 0.04992}, {"text": "-", "v": 0.1498}, {"text": "▁beh", "v": 0.1014}], "hovertemplate": "%{customdata.text}<extra>%{customdata.v}</extra>", "label": {"elided": "193 str values"}, "pad": 800, "x": {"elided": "193 float values"}, "y": {"elided": "193 float values"}}, "orientation": "v", "type": "sankey", "valueformat": ".5r"}], "layout": {"font": {"color": "black", "family": "Verdana", "size": 12}, "height": 1200, "width": 1200}}
